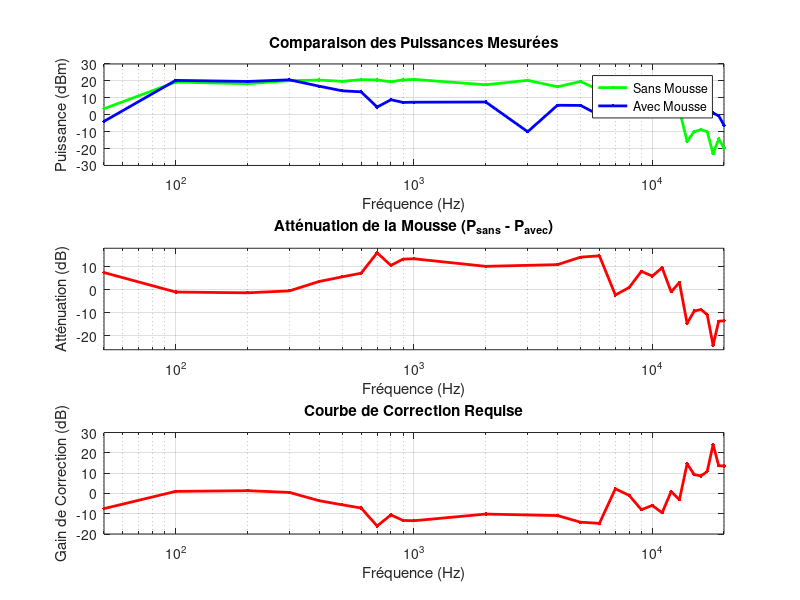
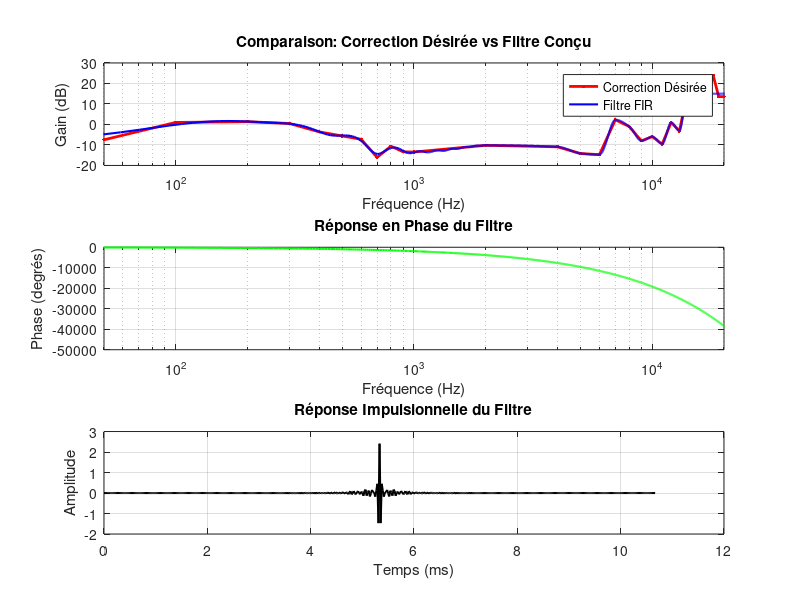

MATLAB code for these plots, in order: (Note: this script raises an error after producing the figures.)
%% Système de Correction Acoustique - Filtre Égalisateur
% Compensation des atténuations causées par une mousse absorbante

clear all; close all; clc;

%% 1. DONNÉES MESURÉES CORRIGÉES
% Fréquences en Hz
frequencies = [50, 100, 200, 300, 400, 500, 600, 700, 800, 900, 1000, 2000, 3000, 4000, 5000, ...
               6000, 7000, 8000, 9000, 10000, 11000, 12000, 13000, 14000, 15000, 16000, 17000, ...
               18000, 19000, 20000];

% Puissances mesurées sans mousse (dBm) - données de l'image
P_sans_mousse = [3.55, 19.31, 18.33, 20.14, 20.47, 19.75, 20.73, 20.55, 19.47, 20.59, 20.86, ...
                 17.7, 20.32, 16.5172, 19.66, 14.5, -0.4, 4.21, 9.89, 7.11, 10.85, 0.02, ...
                 2.71, -15.64, -10, -8.87, -10, -23.1, -14.29, -19.69];

% Puissances mesurées avec mousse (dBm) - données de l'image
P_avec_mousse = [-3.93, 20.31, 19.67, 20.63, 16.87, 14.13, 13.53, 4.51, 8.86, 7.27, 7.4, ...
                 7.52, -10.054, 5.6, 5.49, -0.24, 1.88, 3.23, 1.89, 1.17, 1.29, 0.95, ...
                 -0.43, -1.03, -0.76, -0.24, 0.77, 0.98, -0.64, -6.16];

% Calcul de l'atténuation : A(dB) = P_sans_mousse - P_avec_mousse
attenuation_dB = P_sans_mousse - P_avec_mousse;

% Nettoyage des données (suppression des valeurs aberrantes)
valid_indices = attenuation_dB > -25 & attenuation_dB < 25; % Éliminer les valeurs aberrantes
freq_clean = frequencies(valid_indices);
atten_clean = attenuation_dB(valid_indices);

% Affichage des atténuations calculées
disp('=== ATTÉNUATIONS CALCULÉES ===');
for i = 1:length(frequencies)
    fprintf('%.0f Hz: %.2f dB\n', frequencies(i), attenuation_dB(i));
end

%% 2. ANALYSE DE LA RÉPONSE FRÉQUENTIELLE
figure(1);
subplot(3,1,1);
semilogx(frequencies, P_sans_mousse, 'g.-', 'LineWidth', 2, 'MarkerSize', 8);
hold on;
semilogx(frequencies, P_avec_mousse, 'b.-', 'LineWidth', 2, 'MarkerSize', 8);
grid on;
xlabel('Fréquence (Hz)');
ylabel('Puissance (dBm)');
title('Comparaison des Puissances Mesurées');
legend('Sans Mousse', 'Avec Mousse', 'Location', 'best');
xlim([50 20000]);

subplot(3,1,2);
semilogx(freq_clean, atten_clean, 'r.-', 'LineWidth', 2, 'MarkerSize', 8);
grid on;
xlabel('Fréquence (Hz)');
ylabel('Atténuation (dB)');
title('Atténuation de la Mousse (P_{sans} - P_{avec})');
xlim([50 20000]);
ylim([min(atten_clean)-2, max(atten_clean)+2]);

%% 3. CALCUL DE LA CORRECTION NÉCESSAIRE
% La correction est l'inverse de l'atténuation
correction_dB = -atten_clean;

subplot(3,1,3);
semilogx(freq_clean, correction_dB, 'r.-', 'LineWidth', 2, 'MarkerSize', 8);
grid on;
xlabel('Fréquence (Hz)');
ylabel('Gain de Correction (dB)');
title('Courbe de Correction Requise');
xlim([50 20000]);

% Analyse statistique de l'atténuation
disp('=== ANALYSE STATISTIQUE ===');
disp(['Atténuation moyenne: ', num2str(mean(atten_clean)), ' dB']);
disp(['Atténuation maximale: ', num2str(max(atten_clean)), ' dB']);
disp(['Atténuation minimale: ', num2str(min(atten_clean)), ' dB']);
disp(['Écart-type: ', num2str(std(atten_clean)), ' dB']);

%% 4. CONCEPTION DU FILTRE ÉGALISATEUR

% Paramètres du filtre
fs = 48000; % Fréquence d'échantillonnage (Hz)
N_fir = 512; % Ordre du filtre FIR

% Interpolation pour obtenir une réponse lisse
freq_interp = logspace(log10(50), log10(18000), 1000); % Limité à 18kHz (données valides)
% On interpole avec 1000 points pour un espacement logarithmique

correction_interp = interp1(freq_clean, correction_dB, freq_interp, 'pchip', 'extrap');
%Interpolation des valeurs de correction pour obtenir une réponse plus lisse

% Limitation du gain de correction pour éviter l'instabilité
max_gain = 15; % Gain maximum en dB 
correction_limited = min(max_gain, max(correction_interp, -max_gain));
%Limité pour éviter la saturation ou instabilité

% Conversion en réponse linéaire pour concevoir le filtre
H_desired = 10.^(correction_limited/20);

% Fréquences normalisées pour le filtre
freq_norm = freq_interp / (fs/2);

% Conception du filtre FIR avec firls
equalizer_fir = firls(N_fir, [0, freq_norm, 1], [H_desired(1), H_desired, H_desired(end)]);

%% 5. ANALYSE DU FILTRE CONÇU
[H_filt, f_filt] = freqz(equalizer_fir, 1, 2048, fs);
H_filt_dB = 20*log10(abs(H_filt));

figure(2);
subplot(3,1,1);
semilogx(freq_clean, correction_dB, 'r.-', 'LineWidth', 2, 'MarkerSize', 8);
hold on;
semilogx(f_filt, H_filt_dB, 'b-', 'LineWidth', 1.5);
grid on;
xlabel('Fréquence (Hz)');
ylabel('Gain (dB)');
title('Comparaison: Correction Désirée vs Filtre Conçu');
legend('Correction Désirée', 'Filtre FIR', 'Location', 'best');
xlim([50 20000]);

% Phase du filtre
subplot(3,1,2);
semilogx(f_filt, unwrap(angle(H_filt))*180/pi, 'g-', 'LineWidth', 1.5);
grid on;
xlabel('Fréquence (Hz)');
ylabel('Phase (degrés)');
title('Réponse en Phase du Filtre');
xlim([50 20000]);

% Réponse impulsionnelle
subplot(3,1,3);
t_impulse = (0:length(equalizer_fir)-1) / fs * 1000; % en ms
plot(t_impulse, equalizer_fir, 'k-', 'LineWidth', 1.5);
grid on;
xlabel('Temps (ms)');
ylabel('Amplitude');
title('Réponse Impulsionnelle du Filtre');

%% 6. GÉNÉRATION DES COEFFICIENTS POUR SIGMASTUDIO

% Export des coefficients pour SigmaStudio (format DSP ADAU1701)
disp('=== COEFFICIENTS POUR SIGMASTUDIO ===');
disp(['Nombre de coefficients FIR: ', num2str(length(equalizer_fir))]);
disp('Coefficients (format décimal):');

% Affichage formaté pour SigmaStudio
for i = 1:length(equalizer_fir)
    fprintf('%.8f\n', equalizer_fir(i));
end

% Sauvegarde des coefficients
save('equalizer_coefficients.mat', 'equalizer_fir', 'fs', 'freq_clean', 'correction_dB');

% Export au format CSV pour SigmaStudio
coeffs_table = array2table(equalizer_fir', 'VariableNames', {'Coefficient'});
writetable(coeffs_table, 'equalizer_coefficients.csv');

%% 7. SIMULATION DE LA CORRECTION

% Signal de test (bruit blanc)
duration = 2; % secondes
t = 0:1/fs:duration-1/fs;
test_signal = randn(size(t)) * 0.1; % Bruit blanc

% Simulation de la mousse : filtre passe-bas + atténuation ciblée
% (ici simple atténuation sur les médiums comme exemple)
H_mousse_dB = zeros(size(freq_interp));
H_mousse_dB(freq_interp > 500 & freq_interp < 2000) = -8; % -8 dB dans les médiums
H_mousse = 10.^(H_mousse_dB / 20);
mousse_fir = firls(N_fir, [0, freq_norm, 1], [H_mousse(1), H_mousse, H_mousse(end)]);

% Application du filtre mousse (dégradation)
attenuated_signal = filter(mousse_fir, 1, test_signal);

% Application du filtre correcteur (égaliseur)
corrected_signal = filter(equalizer_fir, 1, attenuated_signal);

% Analyse spectrale
[Pxx_original, f_psd]   = pwelch(test_signal, [], [], [], fs);
[Pxx_mousse, ~]         = pwelch(attenuated_signal, [], [], [], fs);
[Pxx_corrected, ~]      = pwelch(corrected_signal, [], [], [], fs);

% Affichage
figure(3); clf;
semilogx(f_psd, 10*log10(Pxx_original), 'b', 'LineWidth', 1.2); hold on;
semilogx(f_psd, 10*log10(Pxx_mousse), 'color', [1 0.5 0], 'LineWidth', 1.2); % orange
semilogx(f_psd, 10*log10(Pxx_corrected), 'g', 'LineWidth', 1.2); % vert
grid on;
xlabel('Fréquence (Hz)');
ylabel('DSP (dB/Hz)');
title('Comparaison Spectrale : Original, Atténué, Corrigé');
legend('Signal Original', 'Avec mousse', 'Corrigé', 'Location', 'best');
xlim([50 20000]);

%% 8. PARAMÈTRES POUR L'IMPLÉMENTATION DSP

disp('=== PARAMÈTRES POUR IMPLÉMENTATION DSP ===');
disp(['Fréquence d''échantillonnage: ', num2str(fs), ' Hz']);
disp(['Ordre du filtre FIR: ', num2str(length(equalizer_fir))]);
disp(['Latence du filtre: ', num2str(length(equalizer_fir)/2/fs*1000), ' ms']);

% Facteur de normalisation pour éviter la saturation
max_coeff = max(abs(equalizer_fir));
normalization_factor = 1/max_coeff;
equalizer_fir_normalized = equalizer_fir * normalization_factor;

disp(['Facteur de normalisation: ', num2str(normalization_factor)]);
disp('Coefficients normalisés sauvegardés dans equalizer_coefficients.mat');

%% 9. RECOMMANDATIONS POUR SIGMASTUDIO

fprintf('\n=== RECOMMANDATIONS POUR SIGMASTUDIO ===\n');
fprintf('1. Utilisez un bloc "FIR Filter" dans SigmaStudio\n');
fprintf('2. Configurez avec %d coefficients\n', length(equalizer_fir));
fprintf('3. Fréquence d''échantillonnage: %d Hz\n', fs);
fprintf('4. Importez les coefficients depuis equalizer_coefficients.csv\n');
fprintf('5. Ajustez le gain global si nécessaire pour éviter la saturation\n');
fprintf('6. Testez avec un générateur de tonalités balayées (20Hz-20kHz)\n');

disp('Traitement terminé. Fichiers sauvegardés:');
disp('- equalizer_coefficients.mat');
disp('- equalizer_coefficients.csv');
